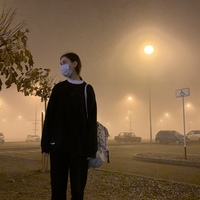
#> input picture images/sister.jpg, 200 x 200 px
$ python main.py
#> lines starting #> are read from the running program, lines starting #| are printed output that depends on the picture
import cv2
import matplotlib.pyplot as plt
import math


def build_histogram(values, width, left, right):
    result_hist = [0] * width
    for line in values:
        for element in line:
            if element < left:
                continue
            if element > right:
                continue
            result_hist[element] += 1
    return result_hist


def trim_percent(percent, original_hist):
    left = 0
    right = 255
    total_space = sum(original_hist)
    new_space = total_space
    while new_space / total_space > 1.0 - percent:
        if original_hist[left] > original_hist[right]:
            right -= 1
        else:
            left += 1
        new_space = sum(original_hist[left:right])
    return [left, right]


def build_change_matrix(width, a, b):
    c = 0
    d = width
    result_matrix = [0] * width
    # (i - a) * ((d - c) / (b - a)) + c
    new_range = d - c
    old_range = b - a
    range_multiplier = new_range / old_range
    for i in range(len(result_matrix)):
        new_color = (i - a) * range_multiplier + c
        result_matrix[i] = max(min(math.floor(new_color), 255), 0)
    return result_matrix


if __name__ == '__main__':
    image = cv2.imread("../../images/sister.jpg", 0)
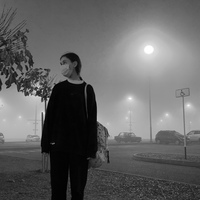
#> image: shape (200, 200); min 0, max 255, mean 100.4
    cv2.imshow("Original", image)

    baseHistogram = build_histogram(image, 256, 0, 255)
#> after the loop in build_histogram, `for line in values:`: result_hist = 256 values, max 1135 at index 5, min 0 at index 232, mean 156.2
#> baseHistogram has the same summary as result_hist in build_histogram
    plt.plot(baseHistogram)
    plt.show()
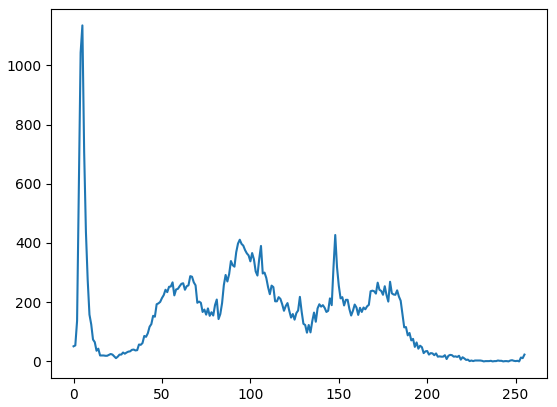
#> figure drawn by matplotlib, 1 panel; curve peaks at x = 5, y = 1135

    trimmed = trim_percent(0.05, baseHistogram)
#> in trim_percent, `total_space = sum(original_hist)`: total_space = 40000
#> the loop in trim_percent, `while new_space / total_space > 1.0 - percent:` made 73 passes
#> (right, new_space) on passes 1 to 12: (254, 39966), (253, 39953), (252, 39953), (251, 39951), (250, 39950), (249, 39948), (248, 39944), (247, 39941), (246, 39941), (245, 39940), (244, 39939), (243, 39939)
#> right on passes 61, 62, 64, 65, 66, 67: 195, 194, 193, 192, 191, 190
#> after the loop in trim_percent, `while new_space / total_space > 1.0 - percent:`: left = 3; right = 185
#> trimmed = [3, 185]
    print(trimmed)
#| [3, 185]
    trimmedHistogram = build_histogram(image, 256, trimmed[0], trimmed[1])
#> trimmedHistogram = 256 values, max 1135 at index 5, min 0 at index 0, mean 149.2
    plt.plot(trimmedHistogram)
    plt.show()
#> figure, not shown here; curve peaks at x = 5, y = 1135

    transform_matrix = build_change_matrix(256, trimmed[0], trimmed[1])
#> transform_matrix = 256 values from 0 to 255

    for i in range(len(image)):
        for j in range(len(image[0])):
            image[i][j] = transform_matrix[image[i][j]]
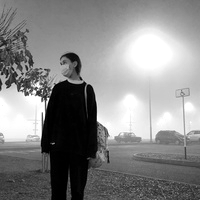
#> image: shape (200, 200); min 0, max 255, mean 135.8

    finalHistogram = build_histogram(image, 256, 0, 255)
#> finalHistogram = 256 values, max 1764 at index 255, min 0 at index 3, mean 156.2
    plt.plot(finalHistogram)
    plt.show()
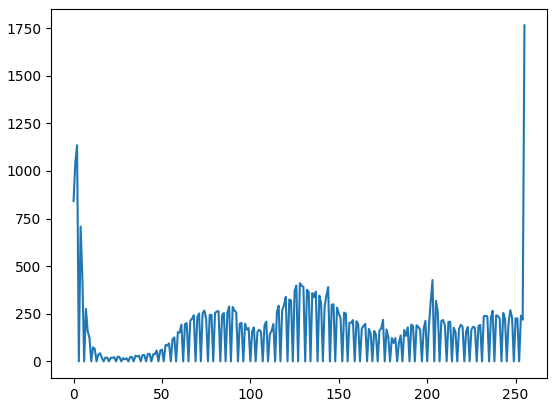
#> figure drawn by matplotlib, 1 panel; curve peaks at x = 255, y = 1764

    cv2.imshow("Result", image)

    cv2.waitKey(0)

$ run again, with images/dog10.jpg copied over images/sister.jpg
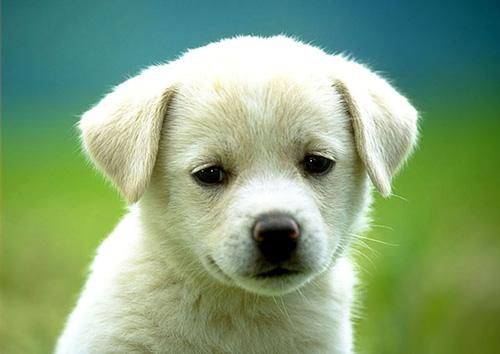
#> input picture images/dog10.jpg, 500 x 354 px
#> `image = cv2.imread("../../images/sister.jpg", 0)`:
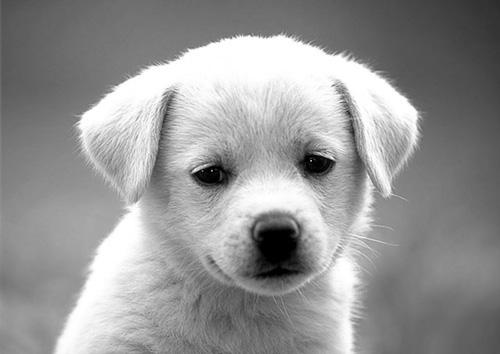
#> image: shape (354, 500); min 0, max 255, mean 148.9
#> after the loop in build_histogram, `for line in values:`: result_hist = 256 values, max 8054 at index 255, min 24 at index 34, mean 691.4
#> baseHistogram has the same summary as result_hist in build_histogram
#> `plt.show()`:
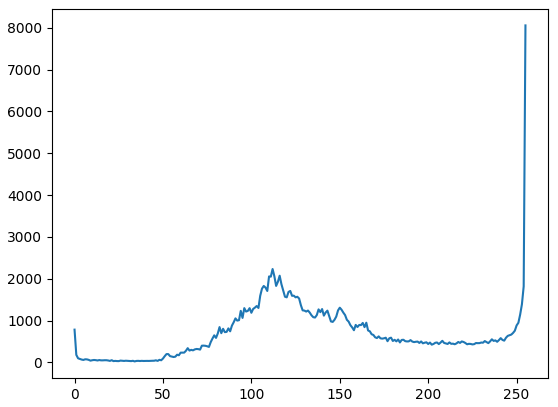
#> figure drawn by matplotlib, 1 panel; curve peaks at x = 255, y = 8054
#> total_space = 177000
#> the loop in trim_percent, `while new_space / total_space > 1.0 - percent:` made 2 passes
#> (left, new_space) on passes 1 to 2: (1, 168163), (2, 167983)
#> after the loop in trim_percent, `while new_space / total_space > 1.0 - percent:`: left = 2; right = 255
#> trimmed = [2, 255]
#| [2, 255]
#> trimmedHistogram = 256 values, max 8054 at index 255, min 0 at index 0, mean 687.6
#> transform_matrix = 256 values from 0 to 255
#> finalHistogram = 256 values, max 8054 at index 255, min 0 at index 85, mean 691.4
